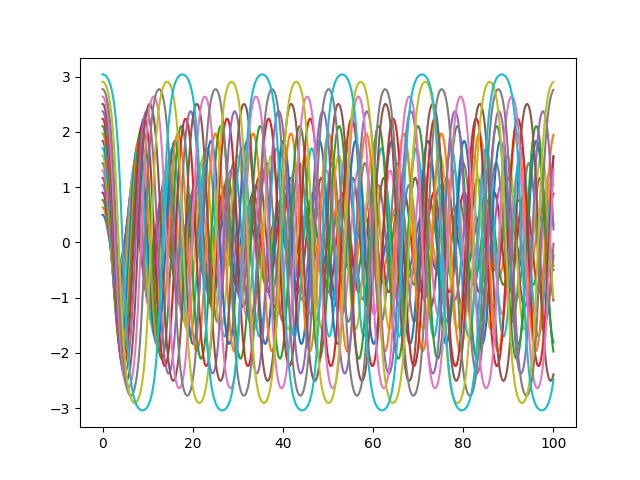

Generate this figure with Python:
import numpy as np
import matplotlib.pyplot as plt

from scipy.signal import argrelextrema


def pendulum(time_steps, tau, x0, v0=0, l=1, g=9.81):
    x = np.zeros(time_steps)
    x[0] = x0

    v = np.zeros(time_steps)
    v[0] = v0

    a = np.zeros(time_steps)
    a0 = -g * np.sin(x0) / l
    a[0] = a0
    for i in range(0, time_steps - 1):
        x[i + 1] = x[i] + tau * v[i] + tau ** 2 * a[i] / 2
        a[i + 1] = -g * np.sin(x[i + 1]) / l
        v[i + 1] = v[i] + tau / 2 * (a[i] + a[i + 1])

    T = get_T(x, tau)

    return x, T


def get_T(x, tau):
    x_maxs = argrelextrema(x, np.greater)[0]
    Ts = [x[0]]
    for i in range(len(x_maxs) - 1):
        Ts.append(tau * (x_maxs[i + 1] - x_maxs[i]))

    return np.mean(Ts)


time_steps = 10000
tau = 0.01
l = 10

x_maxs = np.linspace(0.5, np.pi - 0.1, 20)
Ts = []
for x_max in x_maxs:
    x, T = pendulum(time_steps, tau, x_max, l=l)
    plt.plot(np.linspace(0, time_steps * tau, time_steps), x)
    Ts.append(T)

plt.savefig("ideal_pendulum.png")
plt.close()

T_0 = 2 * np.pi * np.sqrt(l / 9.81)

plt.plot(x_maxs, Ts)
plt.hlines(T_0, 0.5, np.pi - 0.1)
plt.xlabel(r"$x_{max}$")
plt.ylabel("T")
plt.text(1.5, 10, r"$T(x_{max})$ verlet method")
plt.text(2.2, 6.8, "small angle approximation")
plt.savefig("T_over_x_pendulum.png")
plt.close()
